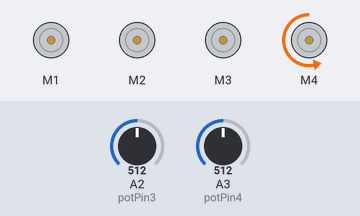
Simulated run of this sketch. Board: Arduino Uno, built with avr-gcc and run on an emulated ATmega328P. Parts: 4 × DC motor (green arrow = forward, orange = backward, longer = faster). The inputs (shaded band) are chosen by the test bench; at power-on: A3 (potPin4) = 512, A2 (potPin3) = 512.

Above: at 1.2 s.
1.3 s: A3 (potPin4) set to 293
2.8 s: A3 (potPin4) set to 274
At 4.1 s:
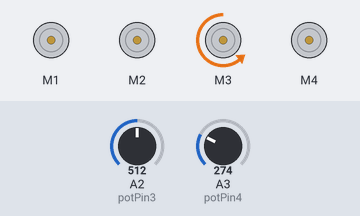
Timing chart, 0 to 5.8 s (numbered marks = the images above; inputs shaded):
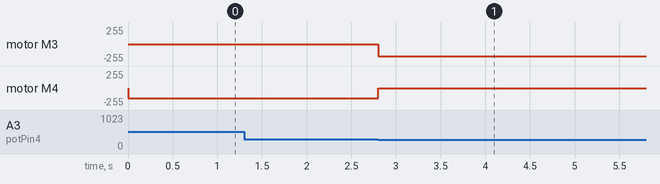

The sketch:

extend_out_do_while_loops.ino
```cpp
#include <AFMotor.h>

AF_DCMotor motor1(1);
AF_DCMotor motor2(2);
AF_DCMotor motor3(3);
AF_DCMotor motor4(4);

int potPin1 = 0;
int potPin2 = 1;
int potPin3 = 2;
int potPin4 = 3;

int val1 = 0;
int val2 = 0;
int val3 = 0;
int val4 = 0;
int i,j,k,l;

void setup()
{
  Serial.begin(9600);

  motor1.setSpeed(100);
  motor2.setSpeed(100);
  motor3.setSpeed(180);
  motor4.setSpeed(150);

  motor1.run(RELEASE);
  motor2.run(RELEASE);
  motor3.run(RELEASE);
  motor4.run(RELEASE);

}

void loop()
{
  val4 = analogRead(potPin4);
  do
  {
    val4 = analogRead(potPin4);
    motor4.run(BACKWARD); //down
    val4 = analogRead(potPin4);
  } while (val4 > 280);   //236
  motor4.run(FORWARD);
  motor4.run(RELEASE);

  val3 = analogRead(potPin3);
  do
  {
    val3 = analogRead(potPin3);
    motor3.run(BACKWARD); //down
    val3 = analogRead(potPin3);
  } while (val3 < 770);   //814
  motor3.run(FORWARD);
  motor3.run(RELEASE);

  val2 = analogRead(potPin2);
  do
  {
    val2 = analogRead(potPin2);
    motor2.run(FORWARD); //up
    val2 = analogRead(potPin2);
  } while (val2 < 510);   //573
  motor2.run(BACKWARD);
  motor2.run(RELEASE);

  /*val1 = analogRead(potPin1);
  do
  {
    val1 = analogRead(potPin1);
    motor1.run(FORWARD); //close claw
    val1 = analogRead(potPin1);
  } while (val1 > 500);   //500 is approx tool size
  motor1.run(BACKWARD);
  motor1.run(RELEASE);*/
}
```

Measured:
- the behaviour switches between 281 and 280 on A3 (potPin4) (found by bisection; images 0 and 1)
- after the input at 1.3 s, every drawn part: stays the same
- after the input at 2.8 s, motor M3: stopped → backward 180/255 at once; motor M4: backward 150/255 → stopped at once
